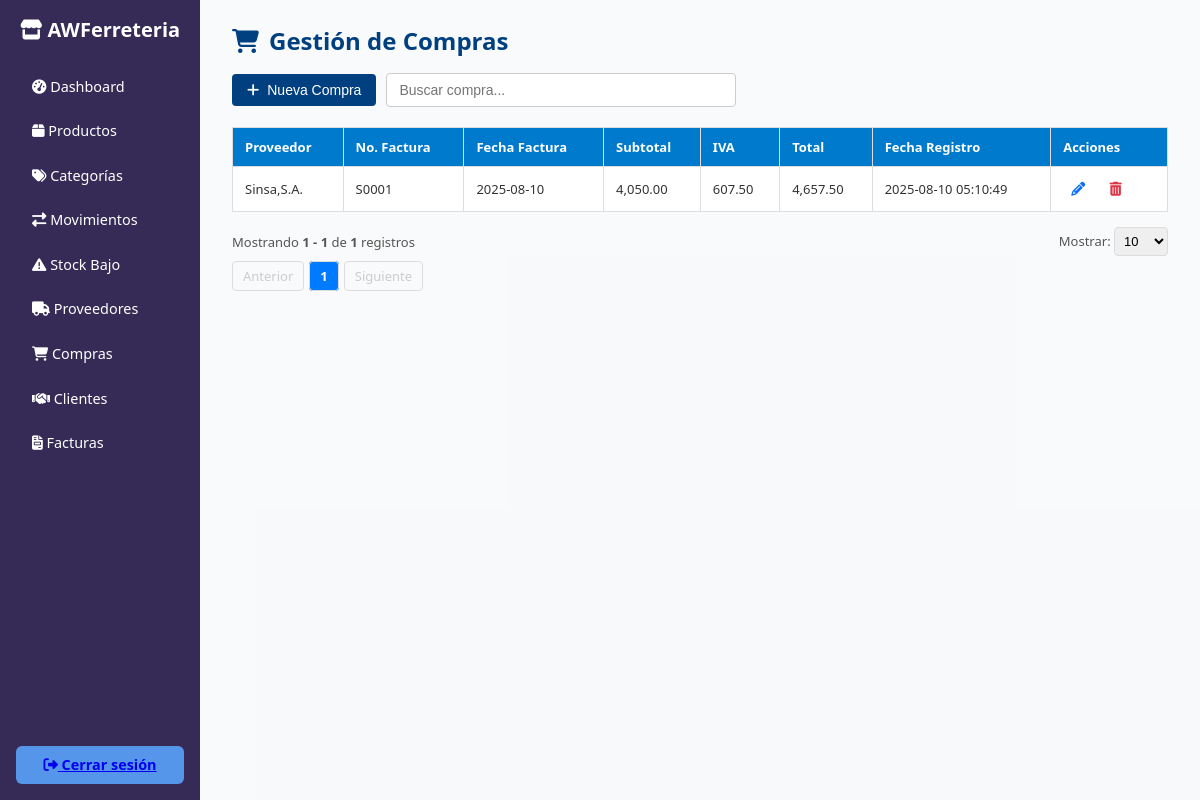
/proveedores/compras.php (signed in), run on the app's committed database.
### tables this page shows
CREATE TABLE `compras` (
  `idcompra` int(11) NOT NULL,
  `idproveedor` int(11) NOT NULL,
  `numero_factura` varchar(100) DEFAULT NULL,
  `fecha_factura` date NOT NULL,
  `subtotal` decimal(12,2) NOT NULL DEFAULT 0.00,
  `iva` decimal(12,2) NOT NULL DEFAULT 0.00,
  `total` decimal(12,2) NOT NULL DEFAULT 0.00,
  `idusuario` int(11) NOT NULL,
  `activo` bit(1) DEFAULT b'1',
  `fecharegistro` datetime DEFAULT current_timestamp(),
  `usuarioactualiza` int(11) DEFAULT NULL,
  `fechaactualizacion` datetime DEFAULT NULL
);

CREATE TABLE `proveedores` (
  `idproveedor` int(11) NOT NULL,
  `nombre` varchar(150) NOT NULL,
  `contacto` varchar(100) DEFAULT NULL,
  `telefono` varchar(20) DEFAULT NULL,
  `correo` varchar(100) DEFAULT NULL,
  `direccion` text DEFAULT NULL,
  `activo` bit(1) DEFAULT b'1',
  `usuarioregistra` int(11) NOT NULL,
  `fecharegistro` datetime DEFAULT current_timestamp(),
  `usuarioactualiza` int(11) DEFAULT NULL,
  `fechaactualizacion` datetime DEFAULT NULL
);

### proveedores/compras.php (the view, shortened to what this page needs)
<?php
$conn = getConnection();
function obtenerDetallesCompra($conn, $idcompra) {
    $sql = "
        SELECT cd.idproducto, cd.cantidad, cd.precio_unitario, p.nombre AS producto
        FROM compras_detalle cd
        INNER JOIN productos p ON cd.idproducto = p.idproducto
        WHERE cd.idcompra = ?
    ";
    $stmt = $conn->prepare($sql);
    $stmt->bind_param("i", $idcompra);
    $stmt->execute();
    $result = $stmt->get_result();
    return $result->fetch_all(MYSQLI_ASSOC);
}
function obtenerCompraCompleta($conn, $idcompra) {
    $sql = "
        SELECT c.idcompra, c.idproveedor, c.numero_factura, c.fecha_factura, c.iva
        FROM compras c
        WHERE c.idcompra = ? AND c.activo = b'1'
    ";
    $stmt = $conn->prepare($sql);
    $stmt->bind_param("i", $idcompra);
    $stmt->execute();
    $result = $stmt->get_result();
    $compra = $result->fetch_assoc();
    $detalles = obtenerDetallesCompra($conn, $idcompra);
    $compra['detalles'] = $detalles;
    return $compra;
}
$pagina = isset($_GET['pagina']) ? (int)$_GET['pagina'] : 1;
$porPagina = isset($_GET['por_pagina']) ? (int)$_GET['por_pagina'] : 10;
$offset = ($pagina - 1) * $porPagina;
try {
    $stmtCount = $conn->query("SELECT COUNT(*) as total FROM compras WHERE activo = b'1'");
    $totalRegistros = $stmtCount->fetch_assoc()['total'] ?? 0;
    $totalPaginas = max(1, ceil($totalRegistros / $porPagina));
} catch (Exception $e) {
    $totalRegistros = 0;
    $totalPaginas = 1;
}
$compras = [];
try {
    $sql = "
        SELECT c.idcompra, c.numero_factura, c.fecha_factura, c.subtotal, c.iva, c.total,
               p.nombre AS proveedor, c.fecharegistro
        FROM compras c
        INNER JOIN proveedores p ON c.idproveedor = p.idproveedor
        WHERE c.activo = b'1'
        ORDER BY c.fecharegistro DESC
        LIMIT ? OFFSET ?
    ";
    $stmt = $conn->prepare($sql);
    $stmt->bind_param("ii", $porPagina, $offset);
    $stmt->execute();
    $result = $stmt->get_result();
    $compras = $result->fetch_all(MYSQLI_ASSOC);
} catch (Exception $e) {
    $compras = [];
}
?>
<!DOCTYPE html>
<html lang="es">
<head>
    <link rel="stylesheet" href="https://cdnjs.cloudflare.com/ajax/libs/font-awesome/6.4.0/css/all.min.css">
    <link rel="stylesheet" href="https://cdn.jsdelivr.net/npm/sweetalert2@11/dist/sweetalert2.min.css">
</head>
<body>
    <div class="container">
        <?php include('../includes/sidebar_inventario.php'); ?>
        <main class="main-content">
            <h3><i class="fas fa-shopping-cart"></i> Gestión de Compras</h3>
            <div style="display: flex; gap: 10px; align-items: center; margin: 10px 0 20px 0; flex-wrap: wrap;">
                <button class="btn" id="openModal" style="margin-bottom:0;"><i class="fas fa-plus"></i> Nueva Compra</button>
                <input type="text" id="busquedaCompra" class="form-control" placeholder="Buscar compra..." style="max-width:350px;width:100%;padding:8px 12px;border:1px solid #ccc;border-radius:4px;font-size:14px;">
            </div>
            <table id="tablaCompras">
                <thead>
                    <tr>
                        <th>Proveedor</th>
                        <th>No. Factura</th>
                        <th>Fecha Factura</th>
                        <th>Subtotal</th>
                        <th>IVA</th>
                        <th>Total</th>
                        <th>Fecha Registro</th>
                        <th>Acciones</th>
                    </tr>
                </thead>
                <tbody id="tbodyCompras">
                <?php if (!empty($compras)): ?>
                    <?php foreach ($compras as $compra):
                        $datosCompra = obtenerCompraCompleta($conn, $compra['idcompra']);
                        $datosJson = json_encode($datosCompra);
                    ?>
                        <tr>
                            <td><?= htmlspecialchars($compra['proveedor']) ?></td>
                            <td><?= htmlspecialchars($compra['numero_factura']) ?></td>
                            <td><?= htmlspecialchars($compra['fecha_factura']) ?></td>
                            <td><?= number_format($compra['subtotal'], 2) ?></td>
                            <td><?= number_format($compra['iva'], 2) ?></td>
                            <td><?= number_format($compra['total'], 2) ?></td>
                            <td><?= htmlspecialchars($compra['fecharegistro']) ?></td>
                            <td>
                                <button class="action-btn edit-btn"
                                        onclick="abrirModalEditarCompra(<?= $compra['idcompra'] ?>, <?= htmlspecialchars($datosJson, ENT_QUOTES) ?>)"
                                        title="Editar">
                                    <i class="fas fa-pencil-alt"></i>
                                </button>
                                <button class="action-btn delete-btn"
                                        onclick="abrirModalEliminar(<?= $compra['idcompra'] ?>, '<?= htmlspecialchars($compra['numero_factura'], ENT_QUOTES) ?>')"
                                        title="Eliminar">
                                    <i class="fas fa-trash-alt"></i>
                                </button>
                            </td>
                        </tr>
                    <?php endforeach; ?>
                <?php else: ?>
                    <tr><td colspan="9">No hay compras registradas.</td></tr>
                <?php endif; ?>
                </tbody>
            </table>
            <?php if ($totalRegistros > 0): ?>
                <div class="pagination-container">
                    <div>
                        Mostrando <strong><?= min($offset + 1, $totalRegistros) ?> - <?= min($offset + $porPagina, $totalRegistros) ?></strong> de <strong><?= $totalRegistros ?></strong> registros
                    </div>
                    <div>
                        <label for="por_pagina">Mostrar: </label>
                        <select id="por_pagina" class="per-page-select" onchange="cambiarPorPagina(this.value)">
                            <option value="10" <?= $porPagina == 10 ? 'selected' : '' ?>>10</option>
                        </select>
                    </div>
                </div>
                <ul class="pagination" style="margin-top:10px;">
                    <li><a href="?pagina=<?= max(1, $pagina - 1) ?>&por_pagina=<?= $porPagina ?>" class="<?= $pagina <= 1 ? 'disabled' : '' ?>">Anterior</a></li>
                    <?php for ($i = 1; $i <= $totalPaginas; $i++): ?>
                        <li><a href="?pagina=<?= $i ?>&por_pagina=<?= $porPagina ?>" class="<?= $i == $pagina ? 'current' : '' ?>"><?= $i ?></a></li>
                    <?php endfor; ?>
                    <li><a href="?pagina=<?= min($totalPaginas, $pagina + 1) ?>&por_pagina=<?= $porPagina ?>" class="<?= $pagina >= $totalPaginas ? 'disabled' : '' ?>">Siguiente</a></li>
                </ul>
            <?php endif; ?>
        </main>
    </div>
</body>
</html>

### proveedores/compras.php (style rules this page uses)
* { box-sizing: border-box; margin: 0; padding: 0; }
body, html { height: 100%; font-family: 'Segoe UI', Tahoma, Geneva, Verdana, sans-serif; background-color: #f4f6f85c; color: #333; }
.container { display: flex; height: 100vh; }
.main-content { flex: 1; padding: 1rem 1.5rem; margin: 0.5rem; overflow-y: auto; font-size: 14px; }
.main-content h3 { color: #004080; margin-bottom: 1rem; font-size: 1.5rem; display: flex; align-items: center; }
.main-content h3 i { margin-right: 10px; }
.btn { display: inline-flex; align-items: center; justify-content: center; background-color: #004080; color: white; padding: 8px 15px; text-decoration: none; border-radius: 4px; font-size: 14px; margin-bottom: 15px; border: none; cursor: pointer; transition: background-color 0.3s; }
.btn i { margin-right: 8px; }
table { width: 100%; border-collapse: collapse; background-color: #fff; font-size: 13px; }
th, td { padding: 10px 12px; border: 1px solid #ddd; text-align: left; }
th { background-color: #007acc; color: white; font-weight: 600; }
.pagination-container { display:flex; justify-content:space-between; align-items:center; margin-top:15px; font-size:13px; color:#555; }
.pagination { display:flex; list-style:none; margin:0; padding:0; gap:5px; }
.pagination a, .pagination span { padding:5px 10px; border:1px solid #ddd; border-radius:4px; text-decoration:none; color:#007bff; font-size:13px; }
.pagination .current { background-color:#007bff; color:white; font-weight:bold; }
.pagination .disabled { color:#ccc; cursor:not-allowed; }
.per-page-select { padding:5px; border:1px solid #ddd; border-radius:4px; font-size:13px; }
.action-btn { display:inline-flex; align-items:center; justify-content:center; padding:5px 8px; border-radius:4px; margin-right:5px; text-decoration:none; font-size:13px; transition:all .3s; border:none; cursor:pointer; background:none; color:inherit; }
.action-btn i { margin-right:0; font-size:14px; }
.edit-btn { color:#0d6efd; }
.delete-btn { color:#dc3545; }

### data on the page
compras: idproveedor.nombre "Sinsa,S.A.", numero_factura "S0001", fecha_factura "2025-08-10", subtotal "4,050.00", iva "607.50", total "4,657.50", fecharegistro "2025-08-10 05:10:49"

### other printed values
min($offset + 1, $totalRegistros) "1"
min($offset + $porPagina, $totalRegistros) "1"
$totalRegistros "1"
